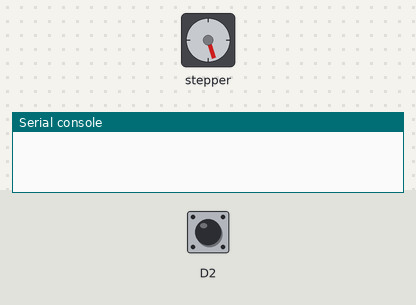
Bench run of a program on a simulated CircuitPython board. Parts: stepper motor, the last lines printed to the serial console. The inputs (shaded band) are chosen by the test bench; at power-on: D2 HIGH. The stepper is drawn at 200 steps a turn.

Above: at 1.2 s.
1.3 s: D2 pulled LOW for 0.15 s
At 2.27 s:
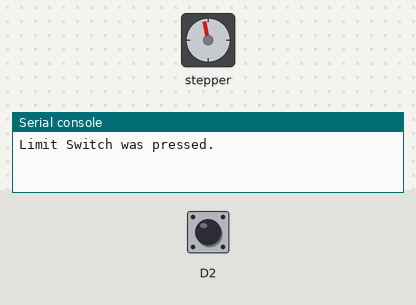
4.3 s: D2 pulled LOW for 1 s
At 4.67 s:
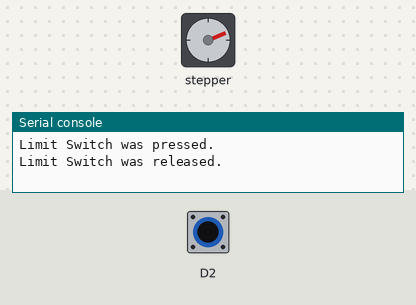
Timing chart, 0 to 19.3 s (numbered marks = the images above; inputs shaded):
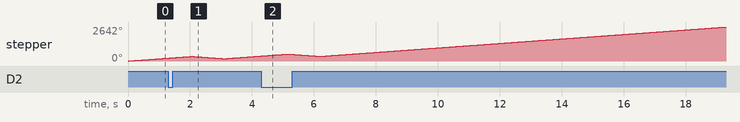

The program:

StepperMotors.py
```python
import asyncio # Initiates "fake" multi-threading in order to "do" multiple things at the same time
import board
import keypad # communicate with limit switch
import time
import digitalio #
from adafruit_motor import stepper # imports stepper motor

DELAY = 0.01
STEPS = 100

coils = ( # Distributes stepper motor to multiple centers for power
    digitalio.DigitalInOut(board.D9),  # A1
    digitalio.DigitalInOut(board.D10), # A2
    digitalio.DigitalInOut(board.D11), # B1
    digitalio.DigitalInOut(board.D12), # B2
)

for coil in coils:
    coil.direction = digitalio.Direction.OUTPUT

motor = stepper.StepperMotor(coils[0], coils[1], coils[2], coils[3], microsteps=None)

async def catch_pin_transitions(pin): # Loop 1 responds to limit switch when pressed
    # Print a message when pin goes low and when it goes high.
    with keypad.Keys((pin,), value_when_pressed=False) as keys:
        while True:
            event = keys.events.get()
            if event:
                if event.pressed:
                    print("Limit Switch was pressed.")
                    for step in range(STEPS):
                        motor.onestep(direction=stepper.BACKWARD, style=stepper.DOUBLE) # Tells stepper motor to move backwards
                        time.sleep(DELAY)
                elif event.released: # when released
                    print("Limit Switch was released.")
            await asyncio.sleep(0) # Tell asyncio to go to the next event immediately

async def run_motor(): # Constant limit switch loop
    while(True):
        for step in range(STEPS):
            motor.onestep(style=stepper.DOUBLE)
            time.sleep(DELAY)
        await asyncio.sleep(0)

async def main(): # in this loop, both async functions are defined as new asyncio tasks
    while(True):
        interrupt_task = asyncio.create_task(catch_pin_transitions(board.D2))
        motor_task = asyncio.create_task(run_motor())

        await asyncio.gather(interrupt_task, motor_task)

asyncio.run(main()) # Finalizes asyncio run
```
